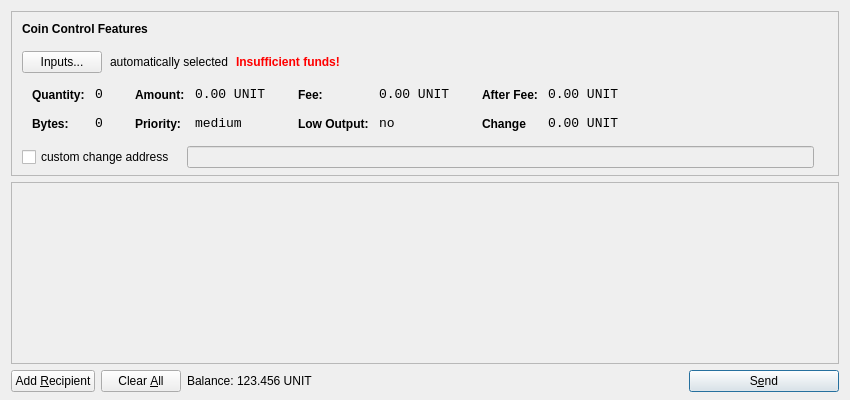
<?xml version="1.0" encoding="UTF-8"?>
<ui version="4.0">
 <class>SendCoinsDialog</class>
 <widget class="QDialog" name="SendCoinsDialog">
  <property name="geometry">
   <rect>
    <x>0</x>
    <y>0</y>
    <width>850</width>
    <height>400</height>
   </rect>
  </property>
  <property name="windowTitle">
   <string>Send Coins</string>
  </property>
  <layout class="QVBoxLayout" name="verticalLayout" stretch="0,1,0">
   <property name="bottomMargin">
    <number>8</number>
   </property>
   <item>
    <widget class="QFrame" name="frameCoinControl">
     <property name="sizePolicy">
      <sizepolicy hsizetype="Expanding" vsizetype="Expanding">
       <horstretch>0</horstretch>
       <verstretch>0</verstretch>
      </sizepolicy>
     </property>
     <property name="maximumSize">
      <size>
       <width>16777215</width>
       <height>16777215</height>
      </size>
     </property>
     <property name="frameShape">
      <enum>QFrame::StyledPanel</enum>
     </property>
     <property name="frameShadow">
      <enum>QFrame::Sunken</enum>
     </property>
     <layout class="QVBoxLayout" name="verticalLayoutCoinControl2">
      <property name="spacing">
       <number>6</number>
      </property>
      <property name="leftMargin">
       <number>0</number>
      </property>
      <property name="topMargin">
       <number>0</number>
      </property>
      <property name="rightMargin">
       <number>0</number>
      </property>
      <property name="bottomMargin">
       <number>6</number>
      </property>
      <item>
       <layout class="QVBoxLayout" name="verticalLayoutCoinControl" stretch="0,0,0,0,1">
        <property name="spacing">
         <number>0</number>
        </property>
        <property name="leftMargin">
         <number>10</number>
        </property>
        <property name="topMargin">
         <number>10</number>
        </property>
        <item>
         <layout class="QHBoxLayout" name="horizontalLayoutCoinControl1">
          <property name="bottomMargin">
           <number>15</number>
          </property>
          <item>
           <widget class="QLabel" name="labelCoinControlFeatures">
            <property name="sizePolicy">
             <sizepolicy hsizetype="Preferred" vsizetype="Maximum">
              <horstretch>0</horstretch>
              <verstretch>0</verstretch>
             </sizepolicy>
            </property>
            <property name="font">
             <font>
              <weight>75</weight>
              <bold>true</bold>
             </font>
            </property>
            <property name="styleSheet">
             <string notr="true">font-weight:bold;</string>
            </property>
            <property name="text">
             <string>Coin Control Features</string>
            </property>
           </widget>
          </item>
         </layout>
        </item>
        <item>
         <layout class="QHBoxLayout" name="horizontalLayoutCoinControl2" stretch="0,0,0,0">
          <property name="spacing">
           <number>8</number>
          </property>
          <property name="bottomMargin">
           <number>10</number>
          </property>
          <item>
           <widget class="QPushButton" name="pushButtonCoinControl">
            <property name="styleSheet">
             <string notr="true"/>
            </property>
            <property name="text">
             <string>Inputs...</string>
            </property>
           </widget>
          </item>
          <item>
           <widget class="QLabel" name="labelCoinControlAutomaticallySelected">
            <property name="text">
             <string>automatically selected</string>
            </property>
            <property name="margin">
             <number>5</number>
            </property>
           </widget>
          </item>
          <item>
           <widget class="QLabel" name="labelCoinControlInsuffFunds">
            <property name="font">
             <font>
              <weight>75</weight>
              <bold>true</bold>
             </font>
            </property>
            <property name="styleSheet">
             <string notr="true">color:red;font-weight:bold;</string>
            </property>
            <property name="text">
             <string>Insufficient funds!</string>
            </property>
            <property name="margin">
             <number>5</number>
            </property>
           </widget>
          </item>
          <item>
           <spacer name="horizontalSpacerCoinControl">
            <property name="orientation">
             <enum>Qt::Horizontal</enum>
            </property>
            <property name="sizeHint" stdset="0">
             <size>
              <width>40</width>
              <height>1</height>
             </size>
            </property>
           </spacer>
          </item>
         </layout>
        </item>
        <item>
         <widget class="QWidget" name="widgetCoinControl" native="true">
          <property name="sizePolicy">
           <sizepolicy hsizetype="Preferred" vsizetype="Preferred">
            <horstretch>0</horstretch>
            <verstretch>0</verstretch>
           </sizepolicy>
          </property>
          <property name="minimumSize">
           <size>
            <width>0</width>
            <height>0</height>
           </size>
          </property>
          <property name="styleSheet">
           <string notr="true"/>
          </property>
          <layout class="QHBoxLayout" name="horizontalLayoutCoinControl5">
           <property name="margin">
            <number>0</number>
           </property>
           <item>
            <layout class="QHBoxLayout" name="horizontalLayoutCoinControl3" stretch="0,0,0,1">
             <property name="spacing">
              <number>20</number>
             </property>
             <property name="topMargin">
              <number>0</number>
             </property>
             <property name="bottomMargin">
              <number>10</number>
             </property>
             <item>
              <layout class="QFormLayout" name="formLayoutCoinControl1">
               <property name="horizontalSpacing">
                <number>10</number>
               </property>
               <property name="verticalSpacing">
                <number>14</number>
               </property>
               <property name="leftMargin">
                <number>10</number>
               </property>
               <property name="topMargin">
                <number>4</number>
               </property>
               <property name="rightMargin">
                <number>6</number>
               </property>
               <item row="0" column="0">
                <widget class="QLabel" name="labelCoinControlQuantityText">
                 <property name="styleSheet">
                  <string notr="true">font-weight:bold;</string>
                 </property>
                 <property name="text">
                  <string>Quantity:</string>
                 </property>
                 <property name="margin">
                  <number>0</number>
                 </property>
                </widget>
               </item>
               <item row="0" column="1">
                <widget class="QLabel" name="labelCoinControlQuantity">
                 <property name="font">
                  <font>
                   <family>Monospace</family>
                   <pointsize>10</pointsize>
                  </font>
                 </property>
                 <property name="cursor">
                  <cursorShape>IBeamCursor</cursorShape>
                 </property>
                 <property name="contextMenuPolicy">
                  <enum>Qt::ActionsContextMenu</enum>
                 </property>
                 <property name="text">
                  <string>0</string>
                 </property>
                 <property name="margin">
                  <number>0</number>
                 </property>
                 <property name="textInteractionFlags">
                  <set>Qt::LinksAccessibleByMouse|Qt::TextSelectableByKeyboard|Qt::TextSelectableByMouse</set>
                 </property>
                </widget>
               </item>
               <item row="1" column="0">
                <widget class="QLabel" name="labelCoinControlBytesText">
                 <property name="styleSheet">
                  <string notr="true">font-weight:bold;</string>
                 </property>
                 <property name="text">
                  <string>Bytes:</string>
                 </property>
                </widget>
               </item>
               <item row="1" column="1">
                <widget class="QLabel" name="labelCoinControlBytes">
                 <property name="font">
                  <font>
                   <family>Monospace</family>
                   <pointsize>10</pointsize>
                  </font>
                 </property>
                 <property name="cursor">
                  <cursorShape>IBeamCursor</cursorShape>
                 </property>
                 <property name="contextMenuPolicy">
                  <enum>Qt::ActionsContextMenu</enum>
                 </property>
                 <property name="text">
                  <string>0</string>
                 </property>
                 <property name="textInteractionFlags">
                  <set>Qt::LinksAccessibleByMouse|Qt::TextSelectableByKeyboard|Qt::TextSelectableByMouse</set>
                 </property>
                </widget>
               </item>
              </layout>
             </item>
             <item>
              <layout class="QFormLayout" name="formLayoutCoinControl2">
               <property name="horizontalSpacing">
                <number>10</number>
               </property>
               <property name="verticalSpacing">
                <number>14</number>
               </property>
               <property name="leftMargin">
                <number>6</number>
               </property>
               <property name="topMargin">
                <number>4</number>
               </property>
               <property name="rightMargin">
                <number>6</number>
               </property>
               <item row="0" column="0">
                <widget class="QLabel" name="labelCoinControlAmountText">
                 <property name="styleSheet">
                  <string notr="true">font-weight:bold;</string>
                 </property>
                 <property name="text">
                  <string>Amount:</string>
                 </property>
                 <property name="margin">
                  <number>0</number>
                 </property>
                </widget>
               </item>
               <item row="0" column="1">
                <widget class="QLabel" name="labelCoinControlAmount">
                 <property name="font">
                  <font>
                   <family>Monospace</family>
                   <pointsize>10</pointsize>
                  </font>
                 </property>
                 <property name="cursor">
                  <cursorShape>IBeamCursor</cursorShape>
                 </property>
                 <property name="contextMenuPolicy">
                  <enum>Qt::ActionsContextMenu</enum>
                 </property>
                 <property name="text">
                  <string>0.00 UNIT</string>
                 </property>
                 <property name="textInteractionFlags">
                  <set>Qt::LinksAccessibleByMouse|Qt::TextSelectableByKeyboard|Qt::TextSelectableByMouse</set>
                 </property>
                </widget>
               </item>
               <item row="1" column="0">
                <widget class="QLabel" name="labelCoinControlPriorityText">
                 <property name="styleSheet">
                  <string notr="true">font-weight:bold;</string>
                 </property>
                 <property name="text">
                  <string>Priority:</string>
                 </property>
                </widget>
               </item>
               <item row="1" column="1">
                <widget class="QLabel" name="labelCoinControlPriority">
                 <property name="font">
                  <font>
                   <family>Monospace</family>
                   <pointsize>10</pointsize>
                  </font>
                 </property>
                 <property name="cursor">
                  <cursorShape>IBeamCursor</cursorShape>
                 </property>
                 <property name="contextMenuPolicy">
                  <enum>Qt::ActionsContextMenu</enum>
                 </property>
                 <property name="text">
                  <string>medium</string>
                 </property>
                 <property name="textInteractionFlags">
                  <set>Qt::LinksAccessibleByMouse|Qt::TextSelectableByKeyboard|Qt::TextSelectableByMouse</set>
                 </property>
                </widget>
               </item>
              </layout>
             </item>
             <item>
              <layout class="QFormLayout" name="formLayoutCoinControl3">
               <property name="horizontalSpacing">
                <number>10</number>
               </property>
               <property name="verticalSpacing">
                <number>14</number>
               </property>
               <property name="leftMargin">
                <number>6</number>
               </property>
               <property name="topMargin">
                <number>4</number>
               </property>
               <property name="rightMargin">
                <number>6</number>
               </property>
               <item row="0" column="0">
                <widget class="QLabel" name="labelCoinControlFeeText">
                 <property name="styleSheet">
                  <string notr="true">font-weight:bold;</string>
                 </property>
                 <property name="text">
                  <string>Fee:</string>
                 </property>
                 <property name="margin">
                  <number>0</number>
                 </property>
                </widget>
               </item>
               <item row="0" column="1">
                <widget class="QLabel" name="labelCoinControlFee">
                 <property name="font">
                  <font>
                   <family>Monospace</family>
                   <pointsize>10</pointsize>
                  </font>
                 </property>
                 <property name="cursor">
                  <cursorShape>IBeamCursor</cursorShape>
                 </property>
                 <property name="contextMenuPolicy">
                  <enum>Qt::ActionsContextMenu</enum>
                 </property>
                 <property name="text">
                  <string>0.00 UNIT</string>
                 </property>
                 <property name="textInteractionFlags">
                  <set>Qt::LinksAccessibleByMouse|Qt::TextSelectableByKeyboard|Qt::TextSelectableByMouse</set>
                 </property>
                </widget>
               </item>
               <item row="1" column="0">
                <widget class="QLabel" name="labelCoinControlLowOutputText">
                 <property name="styleSheet">
                  <string notr="true">font-weight:bold;</string>
                 </property>
                 <property name="text">
                  <string>Low Output:</string>
                 </property>
                </widget>
               </item>
               <item row="1" column="1">
                <widget class="QLabel" name="labelCoinControlLowOutput">
                 <property name="font">
                  <font>
                   <family>Monospace</family>
                   <pointsize>10</pointsize>
                  </font>
                 </property>
                 <property name="cursor">
                  <cursorShape>IBeamCursor</cursorShape>
                 </property>
                 <property name="contextMenuPolicy">
                  <enum>Qt::ActionsContextMenu</enum>
                 </property>
                 <property name="text">
                  <string>no</string>
                 </property>
                 <property name="textInteractionFlags">
                  <set>Qt::LinksAccessibleByMouse|Qt::TextSelectableByKeyboard|Qt::TextSelectableByMouse</set>
                 </property>
                </widget>
               </item>
              </layout>
             </item>
             <item>
              <layout class="QFormLayout" name="formLayoutCoinControl4">
               <property name="horizontalSpacing">
                <number>10</number>
               </property>
               <property name="verticalSpacing">
                <number>14</number>
               </property>
               <property name="leftMargin">
                <number>6</number>
               </property>
               <property name="topMargin">
                <number>4</number>
               </property>
               <property name="rightMargin">
                <number>6</number>
               </property>
               <item row="0" column="0">
                <widget class="QLabel" name="labelCoinControlAfterFeeText">
                 <property name="styleSheet">
                  <string notr="true">font-weight:bold;</string>
                 </property>
                 <property name="text">
                  <string>After Fee:</string>
                 </property>
                 <property name="margin">
                  <number>0</number>
                 </property>
                </widget>
               </item>
               <item row="0" column="1">
                <widget class="QLabel" name="labelCoinControlAfterFee">
                 <property name="font">
                  <font>
                   <family>Monospace</family>
                   <pointsize>10</pointsize>
                  </font>
                 </property>
                 <property name="cursor">
                  <cursorShape>IBeamCursor</cursorShape>
                 </property>
                 <property name="contextMenuPolicy">
                  <enum>Qt::ActionsContextMenu</enum>
                 </property>
                 <property name="text">
                  <string>0.00 UNIT</string>
                 </property>
                 <property name="textInteractionFlags">
                  <set>Qt::LinksAccessibleByMouse|Qt::TextSelectableByKeyboard|Qt::TextSelectableByMouse</set>
                 </property>
                </widget>
               </item>
               <item row="1" column="0">
                <widget class="QLabel" name="labelCoinControlChangeText">
                 <property name="styleSheet">
                  <string notr="true">font-weight:bold;</string>
                 </property>
                 <property name="text">
                  <string>Change</string>
                 </property>
                </widget>
               </item>
               <item row="1" column="1">
                <widget class="QLabel" name="labelCoinControlChange">
                 <property name="font">
                  <font>
                   <family>Monospace</family>
                   <pointsize>10</pointsize>
                  </font>
                 </property>
                 <property name="cursor">
                  <cursorShape>IBeamCursor</cursorShape>
                 </property>
                 <property name="contextMenuPolicy">
                  <enum>Qt::ActionsContextMenu</enum>
                 </property>
                 <property name="text">
                  <string>0.00 UNIT</string>
                 </property>
                 <property name="textInteractionFlags">
                  <set>Qt::LinksAccessibleByMouse|Qt::TextSelectableByKeyboard|Qt::TextSelectableByMouse</set>
                 </property>
                </widget>
               </item>
              </layout>
             </item>
            </layout>
           </item>
          </layout>
         </widget>
        </item>
        <item>
         <layout class="QHBoxLayout" name="horizontalLayoutCoinControl4" stretch="0,0,0">
          <property name="spacing">
           <number>12</number>
          </property>
          <property name="sizeConstraint">
           <enum>QLayout::SetDefaultConstraint</enum>
          </property>
          <property name="topMargin">
           <number>5</number>
          </property>
          <property name="rightMargin">
           <number>5</number>
          </property>
          <item>
           <widget class="QCheckBox" name="checkBoxCoinControlChange">
            <property name="text">
             <string>custom change address</string>
            </property>
           </widget>
          </item>
          <item>
           <widget class="QLineEdit" name="lineEditCoinControlChange">
            <property name="enabled">
             <bool>false</bool>
            </property>
            <property name="sizePolicy">
             <sizepolicy hsizetype="Expanding" vsizetype="Fixed">
              <horstretch>0</horstretch>
              <verstretch>0</verstretch>
             </sizepolicy>
            </property>
           </widget>
          </item>
          <item>
           <widget class="QLabel" name="labelCoinControlChangeLabel">
            <property name="sizePolicy">
             <sizepolicy hsizetype="Preferred" vsizetype="Expanding">
              <horstretch>0</horstretch>
              <verstretch>0</verstretch>
             </sizepolicy>
            </property>
            <property name="minimumSize">
             <size>
              <width>0</width>
              <height>0</height>
             </size>
            </property>
            <property name="text">
             <string/>
            </property>
            <property name="margin">
             <number>3</number>
            </property>
           </widget>
          </item>
         </layout>
        </item>
        <item>
         <spacer name="verticalSpacerCoinControl">
          <property name="orientation">
           <enum>Qt::Vertical</enum>
          </property>
          <property name="sizeHint" stdset="0">
           <size>
            <width>800</width>
            <height>1</height>
           </size>
          </property>
         </spacer>
        </item>
       </layout>
      </item>
     </layout>
    </widget>
   </item>
   <item>
    <widget class="QScrollArea" name="scrollArea">
     <property name="widgetResizable">
      <bool>true</bool>
     </property>
     <widget class="QWidget" name="scrollAreaWidgetContents">
      <property name="geometry">
       <rect>
        <x>0</x>
        <y>0</y>
        <width>830</width>
        <height>162</height>
       </rect>
      </property>
      <layout class="QVBoxLayout" name="verticalLayout_2">
       <property name="margin">
        <number>0</number>
       </property>
       <item>
        <layout class="QVBoxLayout" name="entries">
         <property name="spacing">
          <number>6</number>
         </property>
        </layout>
       </item>
       <item>
        <spacer name="verticalSpacer">
         <property name="orientation">
          <enum>Qt::Vertical</enum>
         </property>
         <property name="sizeHint" stdset="0">
          <size>
           <width>20</width>
           <height>40</height>
          </size>
         </property>
        </spacer>
       </item>
      </layout>
     </widget>
    </widget>
   </item>
   <item>
    <layout class="QHBoxLayout" name="horizontalLayout">
     <item>
      <widget class="QPushButton" name="addButton">
       <property name="toolTip">
        <string>Send to multiple recipients at once</string>
       </property>
       <property name="text">
        <string>Add &amp;Recipient</string>
       </property>
       <property name="icon">
        <iconset resource="../bitcoin.qrc">
         <normaloff>:/icons/add</normaloff>:/icons/add</iconset>
       </property>
       <property name="autoDefault">
        <bool>false</bool>
       </property>
      </widget>
     </item>
     <item>
      <widget class="QPushButton" name="clearButton">
       <property name="sizePolicy">
        <sizepolicy hsizetype="Minimum" vsizetype="Fixed">
         <horstretch>0</horstretch>
         <verstretch>0</verstretch>
        </sizepolicy>
       </property>
       <property name="toolTip">
        <string>Remove all transaction fields</string>
       </property>
       <property name="text">
        <string>Clear &amp;All</string>
       </property>
       <property name="icon">
        <iconset resource="../bitcoin.qrc">
         <normaloff>:/icons/remove</normaloff>:/icons/remove</iconset>
       </property>
       <property name="autoRepeatDelay">
        <number>300</number>
       </property>
       <property name="autoDefault">
        <bool>false</bool>
       </property>
      </widget>
     </item>
     <item>
      <layout class="QHBoxLayout" name="horizontalLayout_2">
       <property name="spacing">
        <number>3</number>
       </property>
       <item>
        <widget class="QLabel" name="label">
         <property name="sizePolicy">
          <sizepolicy hsizetype="Preferred" vsizetype="Fixed">
           <horstretch>0</horstretch>
           <verstretch>0</verstretch>
          </sizepolicy>
         </property>
         <property name="text">
          <string>Balance:</string>
         </property>
        </widget>
       </item>
       <item>
        <widget class="QLabel" name="labelBalance">
         <property name="sizePolicy">
          <sizepolicy hsizetype="Preferred" vsizetype="Fixed">
           <horstretch>0</horstretch>
           <verstretch>0</verstretch>
          </sizepolicy>
         </property>
         <property name="cursor">
          <cursorShape>IBeamCursor</cursorShape>
         </property>
         <property name="text">
          <string>123.456 UNIT</string>
         </property>
         <property name="textInteractionFlags">
          <set>Qt::LinksAccessibleByMouse|Qt::TextSelectableByKeyboard|Qt::TextSelectableByMouse</set>
         </property>
        </widget>
       </item>
      </layout>
     </item>
     <item>
      <spacer name="horizontalSpacer">
       <property name="orientation">
        <enum>Qt::Horizontal</enum>
       </property>
       <property name="sizeHint" stdset="0">
        <size>
         <width>40</width>
         <height>20</height>
        </size>
       </property>
      </spacer>
     </item>
     <item>
      <widget class="QPushButton" name="sendButton">
       <property name="minimumSize">
        <size>
         <width>150</width>
         <height>0</height>
        </size>
       </property>
       <property name="toolTip">
        <string>Confirm the send action</string>
       </property>
       <property name="text">
        <string>S&amp;end</string>
       </property>
       <property name="icon">
        <iconset resource="../bitcoin.qrc">
         <normaloff>:/icons/send</normaloff>:/icons/send</iconset>
       </property>
       <property name="default">
        <bool>true</bool>
       </property>
      </widget>
     </item>
    </layout>
   </item>
  </layout>
 </widget>
 <resources>
  <include location="../bitcoin.qrc"/>
 </resources>
 <connections/>
</ui>
